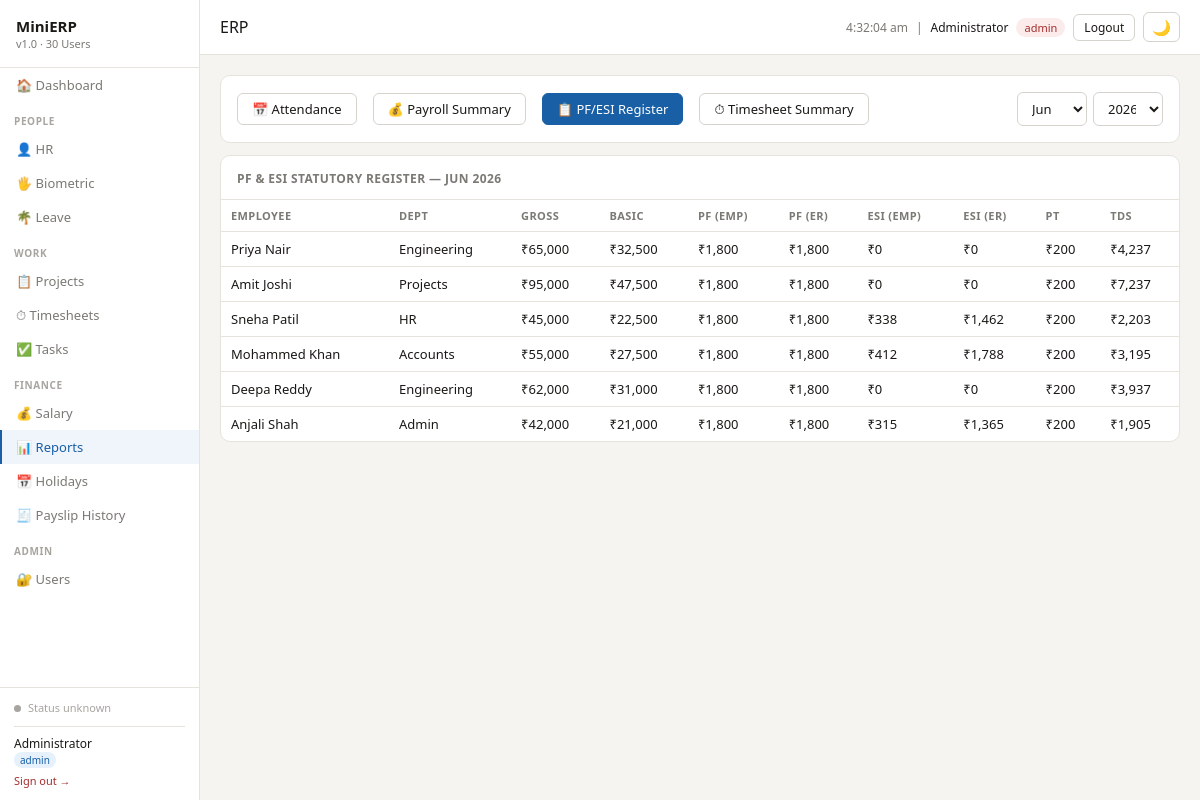
Page /reports/compliance (signed in) on the earlier database version.
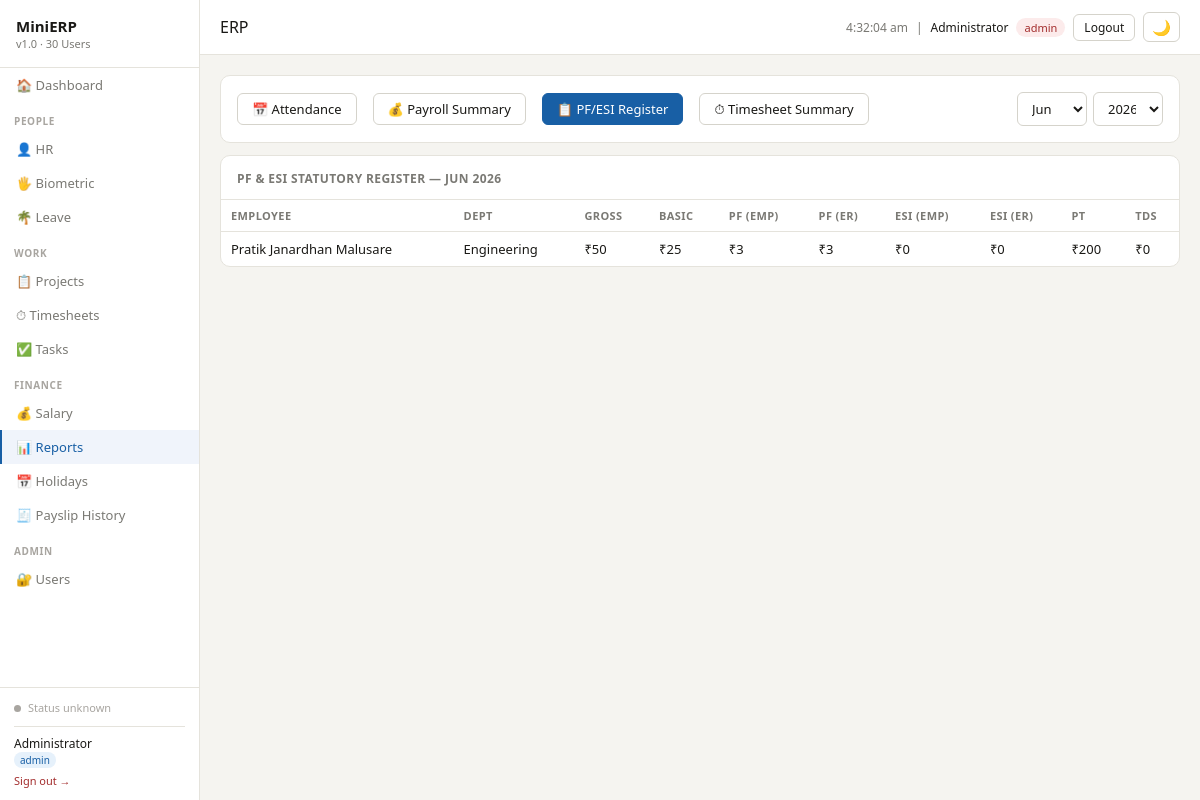
Same page on the later database version.
### tables this page shows
CREATE TABLE employees (
        id       INTEGER PRIMARY KEY AUTOINCREMENT,
        name     TEXT NOT NULL,
        dept     TEXT NOT NULL,
        role     TEXT NOT NULL,
        join_date TEXT NOT NULL,
        salary   REAL NOT NULL,
        pan      TEXT UNIQUE NOT NULL,
        pf       INTEGER DEFAULT 1,
        esi      INTEGER DEFAULT 0,
        status   TEXT DEFAULT 'active'
    , employee_code TEXT, essl_user_id TEXT, file_no TEXT, dob TEXT, age INTEGER, blood_group TEXT, probation_period TEXT, confirmation_date TEXT, notice_period TEXT, personal_contact TEXT, personal_email TEXT, official_email TEXT, current_address TEXT, permanent_address TEXT, offer_letter TEXT, aadhar_card TEXT, pan_card_note TEXT, insurance_list TEXT, account_number TEXT, ifsc_code TEXT, edu_ssc TEXT, edu_hsc TEXT, edu_ug TEXT, edu_pg TEXT, emergency_name TEXT, emergency_relation TEXT, emergency_contact TEXT, emergency_location TEXT, father_name TEXT, father_contact TEXT, mother_name TEXT, mother_contact TEXT, sister_name TEXT, sister_contact TEXT, brother_name TEXT, brother_contact TEXT);

### modules/reports.py (the view)
@reports_bp.route("/compliance")
@login_required
def compliance():
    if current_user.role not in ("admin","hr"):
        from flask import abort; abort(403)
    year  = int(request.args.get("year",  date.today().year))
    month = int(request.args.get("month", date.today().month))
    conn  = get_conn()
    employees = conn.execute("SELECT * FROM employees WHERE status='active' AND pf=1").fetchall()
    conn.close()
    rows = []
    for emp in employees:
        slip = calc_salary(emp, year, month)
        rows.append({
            "name": emp["name"], "dept": emp["dept"],
            "gross": slip["gross"], "basic": slip["basic"],
            "pf_emp": slip["pf"], "pf_er": round(min(slip["basic"],15000)*0.12),
            "esi_emp": slip["esi"] if emp["esi"] else 0,
            "esi_er":  round(slip["gross"]*0.0325) if emp["esi"] else 0,
            "pt": slip["pt"], "tds": slip["tds"],
        })
    return render_template("reports.html", report="compliance", rows=rows,
                           year=year, month=month, months=MONTHS,
                           month_name=MONTHS[month-1])

### modules/auth.py (called while the page is built, shortened)
def load_user(user_id):
    conn = get_conn()
    row = conn.execute(
        "SELECT * FROM users WHERE id=?",
        (user_id,),
    ).fetchone()
    conn.close()
    return User(row) if row and row["active"] else None

@auth_bp.before_app_request
def force_password_change():
    if not current_user.is_authenticated:
        return
    allowed_endpoints = {
        "auth.change_password",
        "auth.logout",
        "static",
    }
    if current_user.must_change_password and request.endpoint not in allowed_endpoints:
        return redirect(url_for("auth.change_password"))

    @property
    def is_admin(self):
        return self.role == "admin"

    @property
    def is_hr(self):
        return self.role in ("admin", "hr")

    def can(self, module):
        if self.role == "admin":
            return True

### modules/db.py (called while the page is built)
def get_conn():
    conn = sqlite3.connect(DB_PATH)
    conn.row_factory = sqlite3.Row
    conn.execute("PRAGMA foreign_keys = ON")
    return conn

### templates/reports.html (shortened to what this page needs)
{% extends "base.html" %}
{% set active = "reports" %}
{% block content %}
<div class="card">
  <div class="flex" style="gap:16px;flex-wrap:wrap">
    <a href="/reports/attendance?year={{ year }}&month={{ month }}" class="btn {{ 'btn-primary' if report=='attendance' }}">📅 Attendance</a>
    {% if current_user.is_hr %}
    <a href="/reports/payroll?year={{ year }}&month={{ month }}"    class="btn {{ 'btn-primary' if report=='payroll' }}">💰 Payroll Summary</a>
    <a href="/reports/compliance?year={{ year }}&month={{ month }}" class="btn {{ 'btn-primary' if report=='compliance' }}">📋 PF/ESI Register</a>
    {% endif %}
    <a href="/reports/timesheet-summary?year={{ year }}&month={{ month }}" class="btn {{ 'btn-primary' if report=='timesheet_summary' }}">⏱ Timesheet Summary</a>
    <div class="ml-auto">
      <form method="GET" action="{{ request.path }}" style="display:flex;gap:6px">
        <select name="month" onchange="this.form.submit()">
          {% for i in range(1,13) %}
          <option value="{{ i }}" {{ 'selected' if month==i }}>{{ months[i-1] }}</option>
          {% endfor %}
        </select>
        <select name="year" onchange="this.form.submit()">
          {% for y in range(2023,2027) %}
          <option value="{{ y }}" {{ 'selected' if year==y }}>{{ y }}</option>
          {% endfor %}
        </select>
      </form>
    </div>
  </div>
</div>
{% if report == 'attendance' %}
<div class="card" style="padding:0;overflow:hidden">
  <div style="padding:12px 16px;border-bottom:1px solid var(--border);display:flex;justify-content:space-between;align-items:center">
    <span class="card-title" style="margin:0">Attendance — {{ month_name }} {{ year }}</span>
  </div>
  <table>
    <thead><tr><th>Employee</th><th>Dept</th><th>Days Present</th><th>Late Arrivals</th><th>Total Hours</th></tr></thead>
    <tbody>
    {% for r in rows %}
    <tr>
      <td style="font-weight:500">{{ r.name }}</td>
      <td>{{ r.dept }}</td>
      <td><span class="badge {{ 'badge-green' if r.days_present >= 20 else 'badge-amber' }}">{{ r.days_present or 0 }}</span></td>
      <td>{{ r.late_count or 0 }}</td>
      <td>{{ r.total_hours or 0 }}h</td>
    </tr>
    {% endfor %}
    </tbody>
  </table>
</div>
{% elif report == 'compliance' %}
<div class="card" style="padding:0;overflow:hidden">
  <div style="padding:12px 16px;border-bottom:1px solid var(--border)">
    <span class="card-title" style="margin:0">PF & ESI Statutory Register — {{ month_name }} {{ year }}</span>
  </div>
  <table>
    <thead><tr><th>Employee</th><th>Dept</th><th>Gross</th><th>Basic</th><th>PF (Emp)</th><th>PF (Er)</th><th>ESI (Emp)</th><th>ESI (Er)</th><th>PT</th><th>TDS</th></tr></thead>
    <tbody>
    {% for r in rows %}
    <tr>
      <td style="font-weight:500">{{ r.name }}</td>
      <td>{{ r.dept }}</td>
      <td>₹{{ "{:,.0f}".format(r.gross) }}</td>
      <td>₹{{ "{:,.0f}".format(r.basic) }}</td>
      <td>₹{{ "{:,.0f}".format(r.pf_emp) }}</td>
      <td>₹{{ "{:,.0f}".format(r.pf_er) }}</td>
      <td>₹{{ "{:,.0f}".format(r.esi_emp) }}</td>
      <td>₹{{ "{:,.0f}".format(r.esi_er) }}</td>
      <td>₹{{ "{:,.0f}".format(r.pt) }}</td>
      <td>₹{{ "{:,.0f}".format(r.tds) }}</td>
    </tr>
    {% endfor %}
    </tbody>
  </table>
</div>
{% else %}
<div class="card" style="text-align:center;padding:40px;color:var(--text2)">
  Select a report type above.
</div>
{% endif %}
{% endblock %}

Differences in the rows shown:
removed employees: name "Priya Nair", dept "Engineering", gross "65,000", basic "32,500", pf_emp "1,800", pf_er "1,800", esi_emp "0", esi_er "0", pt "200", tds "4,237"
removed employees: name "Amit Joshi", dept "Projects", gross "95,000", basic "47,500", pf_emp "1,800", pf_er "1,800", esi_emp "0", esi_er "0", pt "200", tds "7,237"
removed employees: name "Sneha Patil", dept "HR", gross "45,000", basic "22,500", pf_emp "1,800", pf_er "1,800", esi_emp "338", esi_er "1,462", pt "200", tds "2,203"
no longer on this page (row edited): employees: name "Mohammed Khan", dept "Accounts", gross "55,000", basic "27,500", pf_emp "1,800", pf_er "1,800", esi_emp "412", esi_er "1,788", pt "200", tds "3,195"
removed employees: name "Deepa Reddy", dept "Engineering", gross "62,000", basic "31,000", pf_emp "1,800", pf_er "1,800", esi_emp "0", esi_er "0", pt "200", tds "3,937"
removed employees: name "Anjali Shah", dept "Admin", gross "42,000", basic "21,000", pf_emp "1,800", pf_er "1,800", esi_emp "315", esi_er "1,365", pt "200", tds "1,905"
added employees: name "Pratik Janardhan Malusare", dept "Engineering", gross "50", basic "25", pf_emp "3", pf_er "3", esi_emp "0", esi_er "0", pt "200", tds "0"
